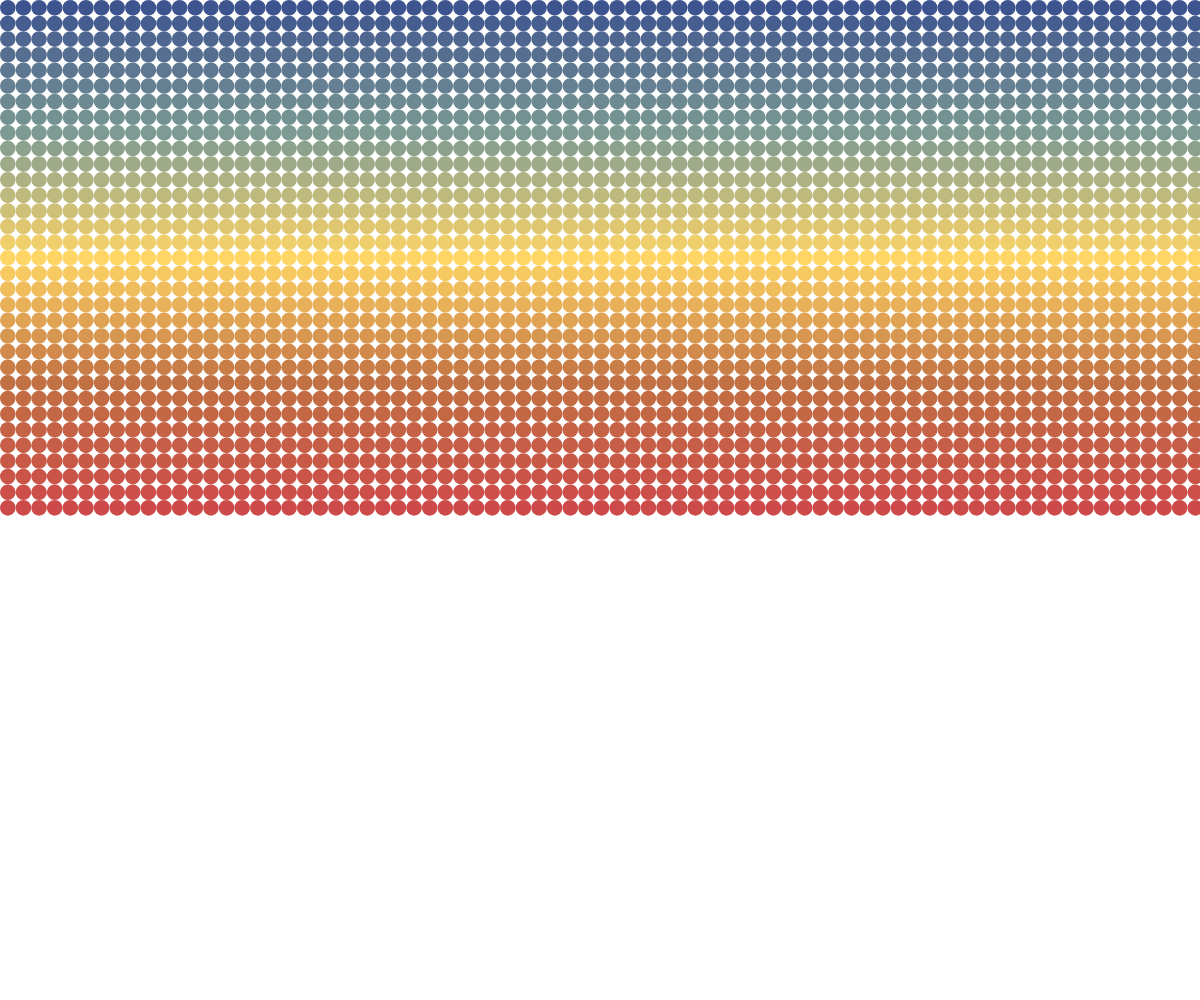
Frame 1 (no input)
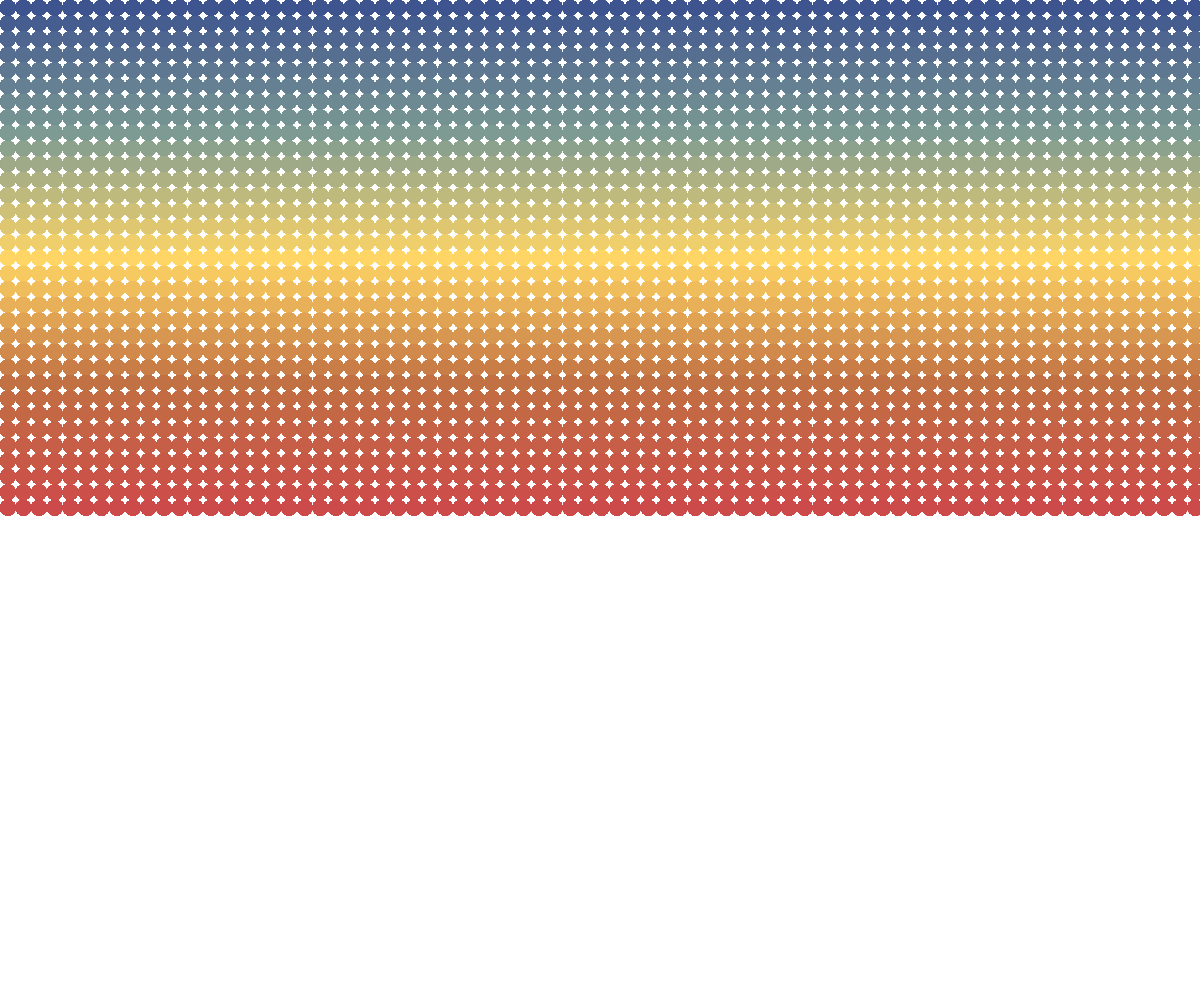
Frame 60 (no input)
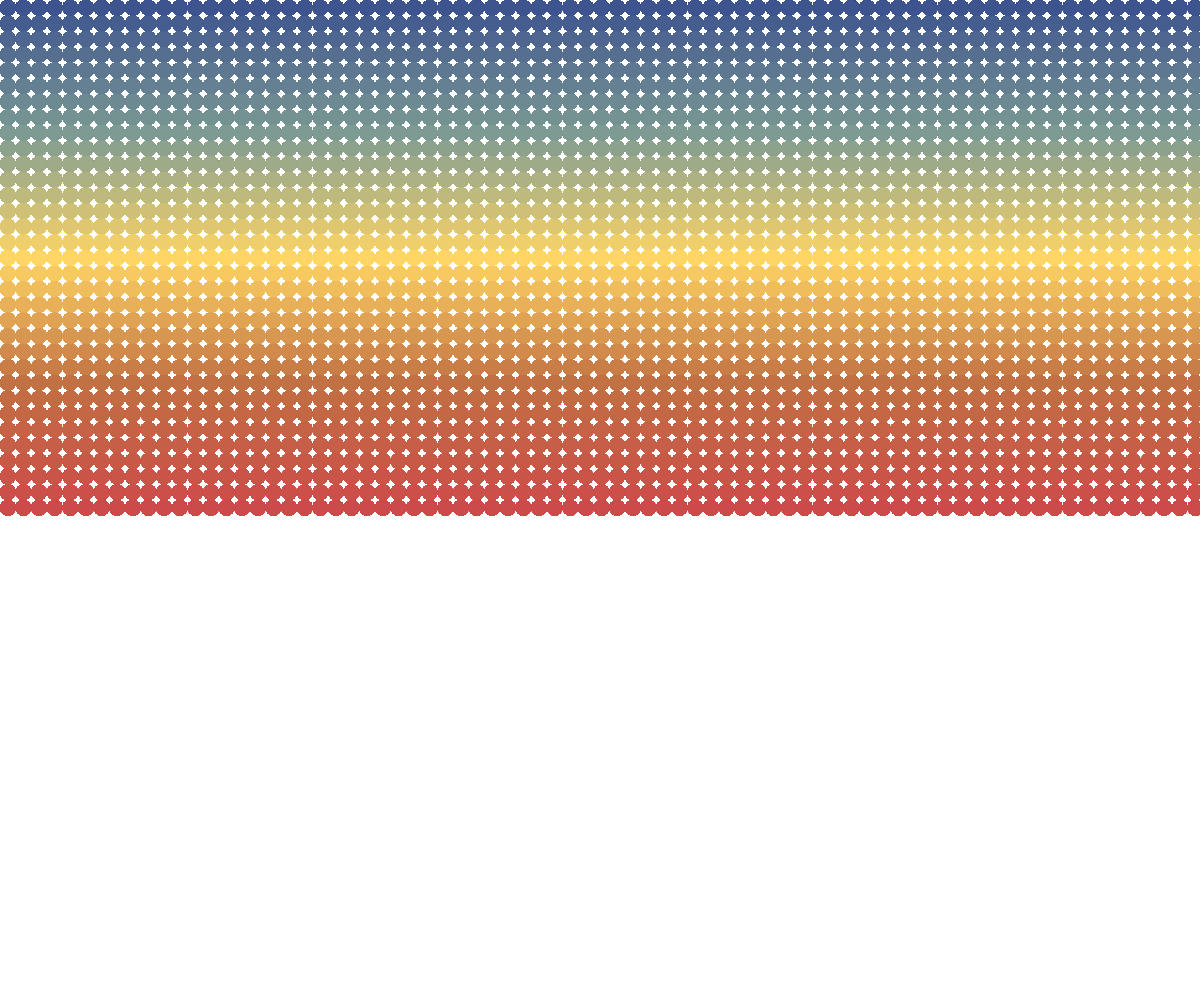
Frame 120 (the mouse pressed at the canvas centre since frame 60)

The p5.js sketch that drew these frames (run headless with seeded random() and noise() and a simulated clock; from frame 60 on, the mouse is pressed at the canvas centre):

// p5.js sketch
// ── sketch.js
let skyColorsFrom = [];
let skyColorsTo = [];
let skyColorsLerpA = [];
let skyColorsLerpB = [];
let skyColorsLerpC = [];
let skyColorsLerpD = [];
let skyEllipse = [];
let skyLerpEllipseA = [];
let skyLerpEllipseB = [];
let skyLerpEllipseC = [];
let skyLerpEllipseD = [];
let brushWidth;
let brushAmount;


function setup() {
  createCanvas(windowWidth, windowHeight);

  //Define the color arrays for lerpColor().

  //The colors are: [0]navy blue, [1]sea green, [2]bright yellow, [3]orange red, [4]dark red
  skyColorsFrom.push(color(62, 84, 143), color(125, 155, 147), color(255, 214, 101), 
  color(193, 113, 67), color(205, 74, 74));

  //The colors are: [0]sea green, [1]bright yellow, [2]orange red
  skyColorsTo.push(color(125, 155, 147), color(255, 214, 101), color(193, 113, 67), color(205, 74, 74));

  //Build four arrays: skyColorLerp A/B/C/D to contain the lerpColor() results between the 
  //skyColorsFrom[] and skyColorsTo[]

  //A
  for(let i = 1; i < 8; i++){

    skyColorsLerpA.push(lerpColor(skyColorsFrom[0], skyColorsTo[0], i * 0.125));

  }

  //B
  for(let i = 1; i < 8; i++){

    skyColorsLerpB.push(lerpColor(skyColorsFrom[1], skyColorsTo[1], i * 0.125));

  }

  //C
  for(let i = 1; i < 8; i++){

    skyColorsLerpC.push(lerpColor(skyColorsFrom[2], skyColorsTo[2], i * 0.125));

  }

  //D
  for(let i = 1; i < 8; i++){

    skyColorsLerpD.push(lerpColor(skyColorsFrom[3], skyColorsTo[3], i * 0.125));

  }

  //The brushWidth of the ellipse is 1/64 of the height of canvas.
  brushWidth = height / 64;

  //The amount of brush is the window's width divides the brush's width.
  brushAmount = width / brushWidth;
}

function draw() {

  // //Test of drawing a series of circles using for loop
  // fill(0);
  // for(let i = brushWidth / 2; i < width; i+= brushWidth){

  //   for(let j = brushWidth / 2; j < height / 2; j+= brushWidth){

  //     circle(i, j, brushWidth);

  //   }
  // }

  drawSkyEllipse();

  // //Test of if the lerpColor between skyColorsFrom[] and skyColorsTo[] works.

  // // [Y]
  // //Replace the *skyColorsLerpA* to test different arrays.
  // for(let i = 0; i < skyColorsLerpA.length; i++){

  //   //Replace the *skyColorsLerpA* to test different arrays.
  //   fill(skyColorsLerpA[i]);
  //   ellipse(100, i * 100, 100);

  // }
 
}

function windowResized(){
  //Adjust canvas size and redraw the shape with a new size when the window is resized
  clear();
  resizeCanvas(windowWidth, windowHeight);
  brushWidth = height / 64;
  brushAmount = width / brushWidth;
  drawSkyEllipse();
}

//Draw the first line of ellipses using lerpColor() and color arrays.
function drawSkyEllipse() {
  for (let i = 0; i < skyColorsFrom.length; i++) {

    for (let j = 0; j < brushAmount; j++) {

      noStroke();
      fill(skyColorsFrom[i]);
      skyEllipse.push(ellipse(brushWidth / 2 + brushWidth * j, brushWidth / 2 + height / 8 * i, brushWidth));

    }

  }

  for (let i = 0; i < 7; i++) {

    for (let j = 0; j < brushAmount; j++) {

      fill(skyColorsLerpA[i]);
      skyLerpEllipseA.push(ellipse(brushWidth / 2 + brushWidth * j, brushWidth / 2 + brushWidth * (i + 1), brushWidth));

    }

  }

  for (let i = 0; i < 7; i++) {

    for (let j = 0; j < brushAmount; j++) {

      fill(skyColorsLerpB[i]);
      skyLerpEllipseB.push(ellipse(brushWidth / 2 + brushWidth * j, brushWidth / 2 + brushWidth * (i + 9), brushWidth));

    }

  }

  for (let i = 0; i < 7; i++) {

    for (let j = 0; j < brushAmount; j++) {

      fill(skyColorsLerpC[i]);
      skyLerpEllipseC.push(ellipse(brushWidth / 2 + brushWidth * j, brushWidth / 2 + brushWidth * (i + 17), brushWidth));

    }



  }

  for (let i = 0; i < 7; i++) {

    for (let j = 0; j < brushAmount; j++) {

      fill(skyColorsLerpD[i]);
      skyLerpEllipseD.push(ellipse(brushWidth / 2 + brushWidth * j, brushWidth / 2 + brushWidth * (i + 25), brushWidth));

    }

  }
}
